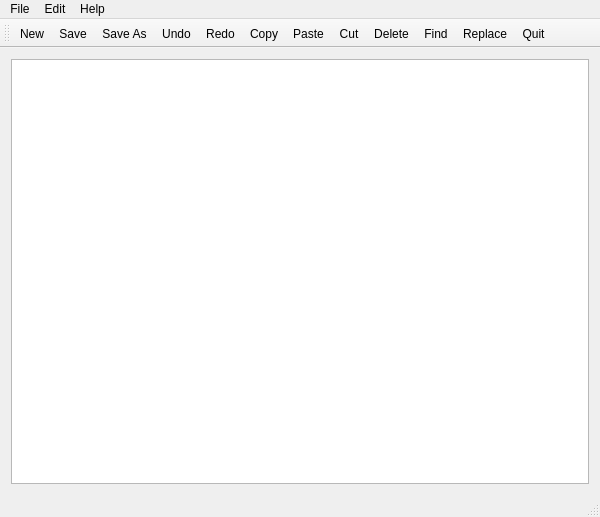
<?xml version="1.0" encoding="UTF-8"?>
<ui version="4.0">
 <class>MainWindow</class>
 <widget class="QMainWindow" name="MainWindow">
  <property name="geometry">
   <rect>
    <x>0</x>
    <y>0</y>
    <width>600</width>
    <height>517</height>
   </rect>
  </property>
  <property name="windowTitle">
   <string>Text Editor</string>
  </property>
  <widget class="QWidget" name="centralWidget">
   <layout class="QGridLayout" name="gridLayout">
    <item row="0" column="0">
     <layout class="QVBoxLayout" name="verticalLayout">
      <item>
       <widget class="QTextEdit" name="textEdit"/>
      </item>
     </layout>
    </item>
   </layout>
  </widget>
  <widget class="QMenuBar" name="menuBar">
   <property name="geometry">
    <rect>
     <x>0</x>
     <y>0</y>
     <width>600</width>
     <height>26</height>
    </rect>
   </property>
   <widget class="QMenu" name="menuFile">
    <property name="title">
     <string>File</string>
    </property>
    <addaction name="actionNew"/>
    <addaction name="actionSave"/>
    <addaction name="actionSave_As"/>
    <addaction name="separator"/>
    <addaction name="actionQuit"/>
   </widget>
   <widget class="QMenu" name="menuEdit">
    <property name="title">
     <string>Edit</string>
    </property>
    <addaction name="actionCopy"/>
    <addaction name="actionPaste"/>
    <addaction name="actionCut"/>
    <addaction name="actionDelete"/>
    <addaction name="separator"/>
    <addaction name="actionFind"/>
    <addaction name="actionReplace"/>
    <addaction name="separator"/>
    <addaction name="actionUndo"/>
    <addaction name="actionRedo"/>
   </widget>
   <widget class="QMenu" name="menuHelp">
    <property name="title">
     <string>Help</string>
    </property>
    <addaction name="actionAbout"/>
   </widget>
   <addaction name="menuFile"/>
   <addaction name="menuEdit"/>
   <addaction name="menuHelp"/>
  </widget>
  <widget class="QToolBar" name="mainToolBar">
   <attribute name="toolBarArea">
    <enum>TopToolBarArea</enum>
   </attribute>
   <attribute name="toolBarBreak">
    <bool>false</bool>
   </attribute>
   <addaction name="actionNew"/>
   <addaction name="actionSave"/>
   <addaction name="actionSave_As"/>
   <addaction name="actionUndo"/>
   <addaction name="actionRedo"/>
   <addaction name="actionCopy"/>
   <addaction name="actionPaste"/>
   <addaction name="actionCut"/>
   <addaction name="actionDelete"/>
   <addaction name="actionFind"/>
   <addaction name="actionReplace"/>
   <addaction name="actionQuit"/>
  </widget>
  <widget class="QStatusBar" name="statusBar"/>
  <action name="actionNew">
   <property name="icon">
    <iconset resource="image.qrc">
     <normaloff>:/image/images/new_file.png</normaloff>:/image/images/new_file.png</iconset>
   </property>
   <property name="text">
    <string>New</string>
   </property>
   <property name="shortcut">
    <string>Ctrl+N</string>
   </property>
  </action>
  <action name="actionSave">
   <property name="icon">
    <iconset resource="image.qrc">
     <normaloff>:/image/images/flash_disk.png</normaloff>:/image/images/flash_disk.png</iconset>
   </property>
   <property name="text">
    <string>Save</string>
   </property>
   <property name="shortcut">
    <string>Ctrl+S</string>
   </property>
  </action>
  <action name="actionSave_As">
   <property name="icon">
    <iconset resource="image.qrc">
     <normaloff>:/image/images/document_save_as.png</normaloff>:/image/images/document_save_as.png</iconset>
   </property>
   <property name="text">
    <string>Save As...</string>
   </property>
  </action>
  <action name="actionQuit">
   <property name="icon">
    <iconset resource="image.qrc">
     <normaloff>:/image/images/deletered.png</normaloff>:/image/images/deletered.png</iconset>
   </property>
   <property name="text">
    <string>Quit</string>
   </property>
   <property name="shortcut">
    <string>Ctrl+Q</string>
   </property>
  </action>
  <action name="actionCopy">
   <property name="icon">
    <iconset resource="image.qrc">
     <normaloff>:/image/images/copy.png</normaloff>:/image/images/copy.png</iconset>
   </property>
   <property name="text">
    <string>Copy</string>
   </property>
   <property name="shortcut">
    <string>Ctrl+C</string>
   </property>
  </action>
  <action name="actionPaste">
   <property name="icon">
    <iconset resource="image.qrc">
     <normaloff>:/image/images/edit_paste.png</normaloff>:/image/images/edit_paste.png</iconset>
   </property>
   <property name="text">
    <string>Paste</string>
   </property>
   <property name="shortcut">
    <string>Ctrl+V</string>
   </property>
  </action>
  <action name="actionCut">
   <property name="icon">
    <iconset resource="image.qrc">
     <normaloff>:/image/images/fresh_cut_wheatgrass.png</normaloff>:/image/images/fresh_cut_wheatgrass.png</iconset>
   </property>
   <property name="text">
    <string>Cut</string>
   </property>
   <property name="shortcut">
    <string>Ctrl+X</string>
   </property>
  </action>
  <action name="actionDelete">
   <property name="icon">
    <iconset resource="image.qrc">
     <normaloff>:/image/images/gnome_edit_delete.png</normaloff>:/image/images/gnome_edit_delete.png</iconset>
   </property>
   <property name="text">
    <string>Delete</string>
   </property>
   <property name="shortcut">
    <string>Del</string>
   </property>
  </action>
  <action name="actionFind">
   <property name="icon">
    <iconset resource="image.qrc">
     <normaloff>:/image/images/find.png</normaloff>:/image/images/find.png</iconset>
   </property>
   <property name="text">
    <string>Find</string>
   </property>
  </action>
  <action name="actionReplace">
   <property name="icon">
    <iconset resource="image.qrc">
     <normaloff>:/image/images/new_edit_find_replace.png</normaloff>:/image/images/new_edit_find_replace.png</iconset>
   </property>
   <property name="text">
    <string>Replace</string>
   </property>
  </action>
  <action name="actionUndo">
   <property name="icon">
    <iconset resource="image.qrc">
     <normaloff>:/image/images/undo.png</normaloff>:/image/images/undo.png</iconset>
   </property>
   <property name="text">
    <string>Undo</string>
   </property>
   <property name="shortcut">
    <string>Esc</string>
   </property>
  </action>
  <action name="actionRedo">
   <property name="icon">
    <iconset resource="image.qrc">
     <normaloff>:/image/images/new_edit_redo.png</normaloff>:/image/images/new_edit_redo.png</iconset>
   </property>
   <property name="text">
    <string>Redo</string>
   </property>
   <property name="shortcut">
    <string>Right</string>
   </property>
  </action>
  <action name="actionAbout">
   <property name="icon">
    <iconset resource="image.qrc">
     <normaloff>:/image/images/get_info.png</normaloff>:/image/images/get_info.png</iconset>
   </property>
   <property name="text">
    <string>About</string>
   </property>
   <property name="shortcut">
    <string>F1</string>
   </property>
  </action>
 </widget>
 <layoutdefault spacing="6" margin="11"/>
 <resources>
  <include location="image.qrc"/>
 </resources>
 <connections/>
</ui>
